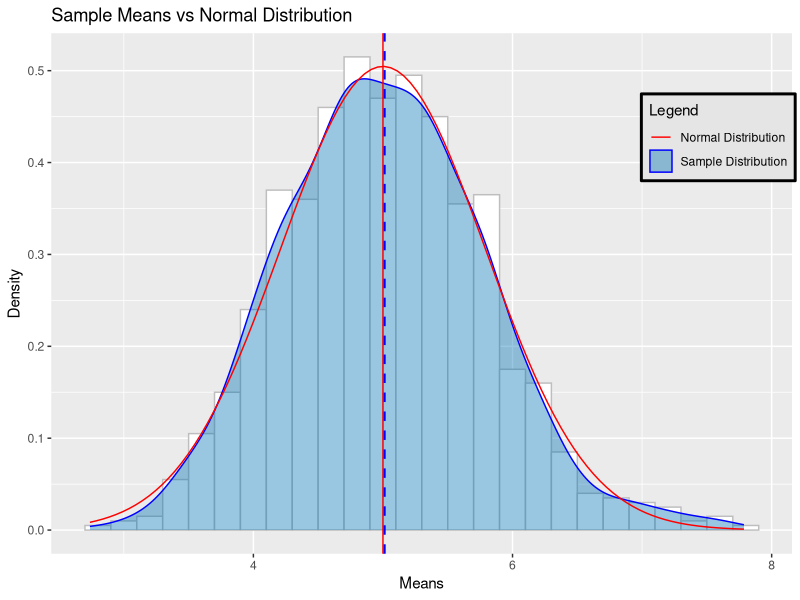

Source code (R):
library(ggplot2)
# Set parameter for our sample
set.seed(123)
nSim <- 1000 # number of simulations
n <- 40 # sample size
lambda <- 0.2 # lambda for the exponential distribution

# generate n*nSim number of random number
data <- rexp(n*nSim, lambda)  
dataMatrix <- matrix(ncol = n, data) # put them in a matrix

# calculate the mean of each row and put them in data frame for ggplot
sampleMean <- data.frame(sampleMean = apply(dataMatrix, 1,mean))

# calculate the mean and variance
mean_sampleMean <- mean(sampleMean$sampleMean)
var_sampleMean <- var(sampleMean$sampleMean)


# for the theoretical mean, std and variance
meanTheo <- 1/lambda
stdTheo <- (1/lambda)/sqrt(n)
varTheo <- stdTheo^2

#Companring sample and theoretical mean, variance
cat("Sample Mean:", mean_sampleMean, "\nTheoretical Mean:",meanTheo)
cat("Sample Variance:", var_sampleMean, "\nTheoretical Variance:", varTheo )

# Plot.  aes(y=..) must be in geom_hist
# to use legend, colour must in be in aes()

cols <- c("Sample Distribution" ="blue","Normal Distribution" ="red", "Bar"="grey")
g <- ggplot(sampleMean) + aes(x=sampleMean) + 
  geom_histogram(aes(y = ..density..),binwidth = 0.2, colour = "grey", fill="white") +
  geom_density(alpha = 0.4, fill = "#0072B2", aes(colour = "Sample Distribution")) + 
  geom_vline(aes(xintercept = mean_sampleMean), colour = "blue", linetype = "dashed", size = 0.8) +
  stat_function(fun = dnorm, args = list(mean = meanTheo, sd = stdTheo), aes(colour = "Normal Distribution")) +
  geom_vline(aes(xintercept = meanTheo), colour = "red") +
  labs(title = "Sample Means vs Normal Distribution", x = "Means", y = "Density") +
  scale_colour_manual(name = "Legend", values = cols) +
  theme(legend.key = element_rect(linetype = 0, colour = "grey", fill = 0)) +
  theme(legend.position = c(0.9, 0.8), legend.background = element_rect(color = "black", fill = "grey90", size = 1, linetype = "solid"))
  
print(g)